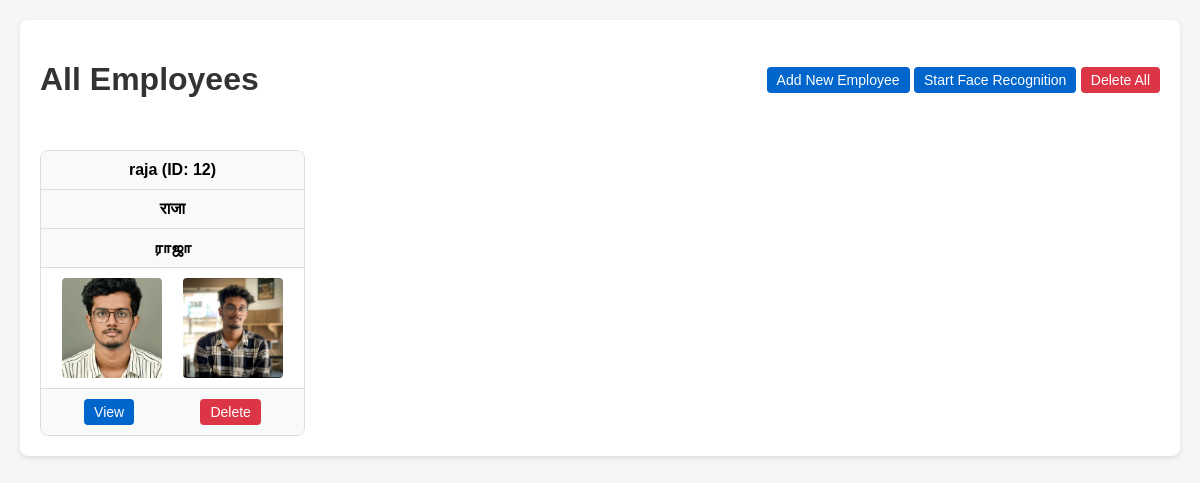
/viewAllUser/, run on an earlier commit of the app's database.
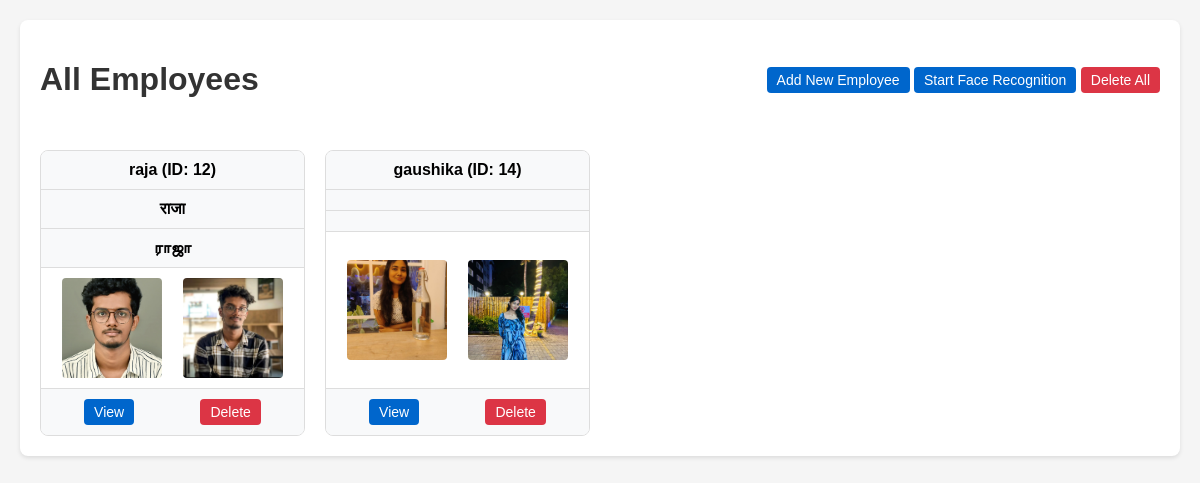
And on a later commit of the database.
### tables this page shows
CREATE TABLE employees (
                id INTEGER PRIMARY KEY AUTOINCREMENT,
                name TEXT NOT NULL,
                hindi_name TEXT,
                tamil_name TEXT,
                photo_path TEXT NOT NULL,
                photo_path2 TEXT NOT NULL

            );

### main.py (the view)
@app.get("/viewAllUser/", response_class=HTMLResponse)
async def view_all_user(request: Request):
    try:
        employees = get_all_employees(DB_NAME)
        ids = []
        names = []
        photo_paths = []
        photo_paths2 = []
        hindi_names=[]
        tamil_names=[]
        for employee in employees:
            emp_id, name, photo_path, photo_path2,hindi_name,tamil_name = employee
            ids.append(emp_id)
            names.append(name)
            photo_paths.append(photo_path.replace("uploads/", ""))
            photo_paths2.append(photo_path2.replace("uploads/", ""))
            hindi_names.append(hindi_name)
            tamil_names.append(tamil_name)
        return templates.TemplateResponse(
            "showUserall-c.html",
            {
                "request": request,
                "ids": ids,
                "name_list": names,
                "photopath_list": photo_paths,
                "photopath2_list": photo_paths2,
                "zip": zip,
                "hindi_name_list":hindi_names,
                "tamil_name_list":tamil_names
            }
        )
    except Exception as e:
        print(f"Error in viewuserall: {str(e)}")
        return HTMLResponse(
            content=f"""
            <html>
                <head><title>Error</title></head>
                <body>
                    <h1>Error Loading Data</h1>
                    <p>There was a problem retrieving the user data: {str(e)}</p>
                    <p><a href="/upload/">Return to upload form</a></p>
                </body>
            </html>
            """,
            status_code=500
        )

### templates/showUserall-c.html (shortened to what this page needs)
<!DOCTYPE html>
<html>
  <head>
  </head>
  <body>
    <div class="container">
      <div class="header-actions">
        <h1>All Employees</h1>
        <div>
          <a href="/upload/" class="btn btn-primary">Add New Employee</a>
          {% if name_list %}
          <a
            href="/detectFrame/"
            class="btn btn-primary"
            onclick="alert('Starting face recognition. Press Enter to exit when finished.')"
            >Start Face Recognition</a
          >
          <a
            href="/delAllUser/"
            class="btn btn-danger"
            onclick="return confirm('Are you sure you want to delete ALL employees?')"
            >Delete All</a
          >
          {% endif %}
        </div>
      </div>
      <div class="employee-grid">
        {% if name_list %} {% for id_val, name_val, photo1,
        photo2,hindi_name_value,tamil_name_value in zip(ids, name_list,
        photopath_list, photopath2_list,hindi_name_list,tamil_name_list) %}
        <div class="employee-card">
          <div class="employee-name">{{ name_val }} (ID: {{ id_val }})</div>
          <div class="employee-name">{{ hindi_name_value }}</div>
          <div class="employee-name">{{ tamil_name_value }}</div>
          <div class="photos">
            <img
              src="/uploads/{{ name_val }}/1.jpeg"
              alt="Photo 1 for {{ name_val }}"
              class="photo"
            />
            <img
              src="/uploads/{{ name_val }}/2.jpeg"
              alt="Photo 2 for {{ name_val }}"
              class="photo"
            />
          </div>
          <div class="actions">
            <a href="/viewUser/{{ id_val }}" class="btn btn-primary">View</a>
            <a
              href="/delUser/{{ id_val }}"
              class="btn btn-danger"
              onclick="return confirm('Delete {{ name_val }}?')"
              >Delete</a
            >
          </div>
        </div>
        {% endfor %} {% else %}
        <p class="no-employees">No employees found.</p>
        {% endif %}
      </div>
    </div>
  </body>
</html>

### templates/showUserall-c.html (style rules this page uses)
body { font-family: Arial, sans-serif; margin: 0; padding: 20px; background-color: #f5f5f5; }
.container { max-width: 1200px; margin: 0 auto; background-color: white; padding: 20px; border-radius: 8px; box-shadow: 0 2px 4px rgba(0, 0, 0, 0.1); }
h1 { color: #333; text-align: center; }
.employee-grid { display: grid; grid-template-columns: repeat(auto-fill, minmax(250px, 1fr)); gap: 20px; margin-top: 30px; }
.employee-card { border: 1px solid #ddd; border-radius: 8px; overflow: hidden; transition: transform 0.3s ease; display: flex; flex-direction: column; }
.employee-name { padding: 10px; background-color: #f8f9fa; text-align: center; font-weight: bold; border-bottom: 1px solid #ddd; }
.photos { display: flex; justify-content: space-around; padding: 10px; flex-grow: 1; align-items: center; }
.photo { width: 100px; height: 100px; object-fit: cover; border-radius: 4px; }
.actions { display: flex; justify-content: space-around; padding: 10px; background-color: #f8f9fa; border-top: 1px solid #ddd; }
.btn { padding: 5px 10px; border: none; border-radius: 4px; cursor: pointer; text-decoration: none; font-size: 14px; }
.btn-primary { background-color: #0066cc; color: white; }
.btn-danger { background-color: #dc3545; color: white; }
.header-actions { display: flex; justify-content: space-between; align-items: center; margin-bottom: 20px; flex-wrap: wrap; gap: 10px; }

What changed in the data, as far as the page shows it:
added employees: name "gaushika", id "14", name (picture)
